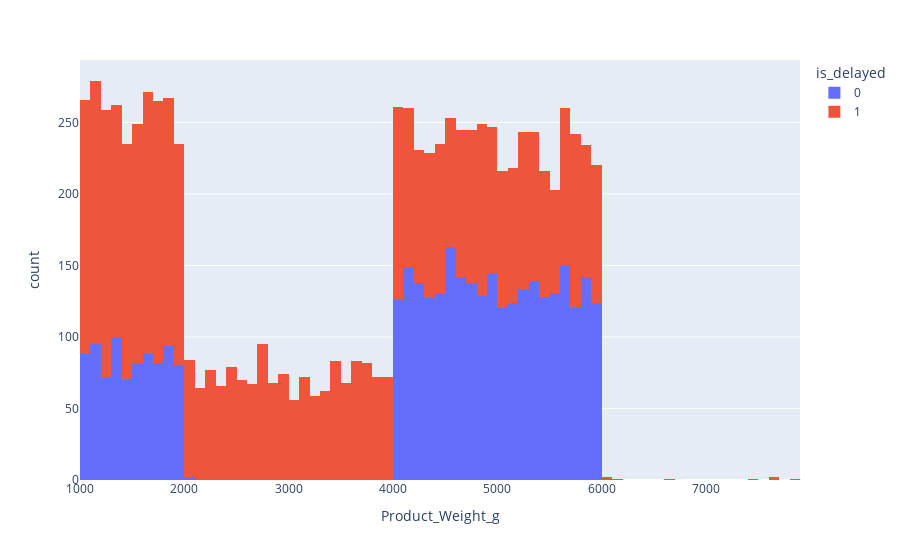

The cell this chart's notebook holds for it:
### Markdown cell above
##### we notice a strong relation between the amount of dicount offered and the delays. 
##### if the discount total is more that 10, all orders are delayed. 
##### which indicates that the more discount is applyed, the more load on the shipment company.

### Code cell
fig = px.histogram(df, x="Product_Weight_g",color="is_delayed",
    barmode="stack")
fig.show()

### Figure 1 — Plotly figure (JSON) as saved in the notebook; plotly's stock layout.template omitted (floating-point values rounded to 4 significant figures; data arrays with more than 128 entries replaced by an {"elided": "..."} marker saying what was removed)
{"data": [{"bingroup": "x", "hovertemplate": "is_delayed=0<br>Product_Weight_g=%{x}<br>count=%{y}<extra></extra>", "legendgroup": "0", "marker": {"color": "#636efa", "pattern": {"shape": ""}}, "name": "0", "orientation": "v", "showlegend": true, "type": "histogram", "x": {"elided": "3549 int values"}, "xaxis": "x", "yaxis": "y"}, {"bingroup": "x", "hovertemplate": "is_delayed=1<br>Product_Weight_g=%{x}<br>count=%{y}<extra></extra>", "legendgroup": "1", "marker": {"color": "#EF553B", "pattern": {"shape": ""}}, "name": "1", "orientation": "v", "showlegend": true, "type": "histogram", "x": {"elided": "5250 int values"}, "xaxis": "x", "yaxis": "y"}], "layout": {"barmode": "stack", "legend": {"title": {"text": "is_delayed"}, "tracegroupgap": 0}, "margin": {"t": 60}, "xaxis": {"anchor": "y", "domain": [0, 1], "title": {"text": "Product_Weight_g"}}, "yaxis": {"anchor": "x", "domain": [0, 1], "title": {"text": "count"}}}}
